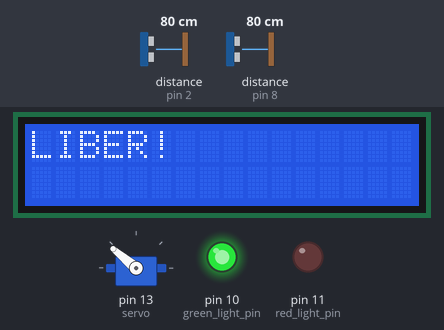
The sketch below on a simulated Arduino Uno, built with avr-gcc and run on an emulated ATmega328P. Shown: servo, 16×2 character LCD, output pins drawn as LEDs (lit = HIGH). Wiring (inferred from the names in the program): 2 × ultrasonic range finder: trigger pin 3, echo pin 2 / trigger pin 9, echo pin 8. The inputs (shaded band) are chosen by the test bench; at power-on: distance to the obstacle (sensors on pin 8, pin 2) 80 cm. The echo pulse lasts 58.3 µs per cm; pins used as bus, display or sensor lines are not drawn; what the sketch prints to the serial monitor is not drawn.

Above: at 1.6 s.
1.7 s: distance to the obstacle (sensor on pin 8) set to 12 cm
3.3 s: distance to the obstacle (sensor on pin 8) set to 9 cm
At 4.32 s:
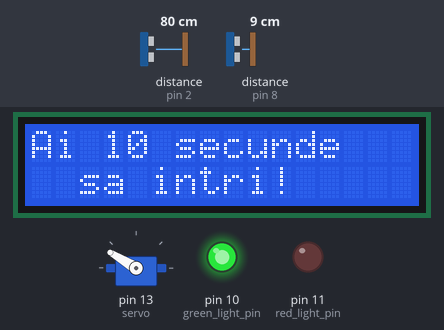
At 5.3 s:
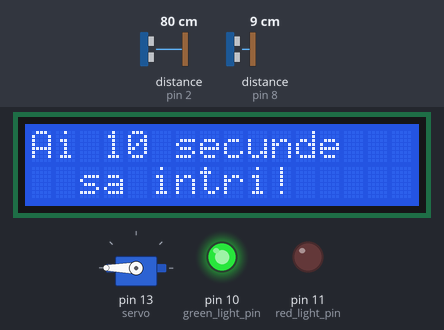
Timing chart, 0 to 6.8 s (numbered marks = the images above; inputs shaded):
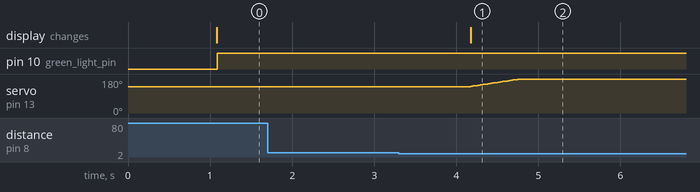

The sketch:

proiectpm.ino
```cpp
//SENZOR BARIERA
const unsigned int TRIG_PIN=9;
const unsigned int ECHO_PIN=8;

// BARIERA
#include <Servo.h>
Servo servo;

// LCD
#include <Wire.h>
#include <LiquidCrystal_I2C.h>
LiquidCrystal_I2C lcd(0x27, 16, 2);

// TEXT LCD
char text = "OCUPAT";

// BAREIRA
int angle = 140;
int inAction = 0;

// COD LED
int red_light_pin= 11;
int green_light_pin = 10;
int blue_light_pin = 9;

int red = 0;
int blue = 0;
int green = 0;

// COD SENZOR DISTANTA
#define echoPin 2
#define trigPin 3

long duration;
int distance = 0;
int lastDistance = 0;


void setup() {
  // BARIERA
  servo.attach(13);
  servo.write(angle);

  // LCD
  lcd.init();
  lcd.backlight();
  lcd.clear();

  // PIN MODE SENZOR BARIERA
  pinMode(TRIG_PIN, OUTPUT);
  pinMode(ECHO_PIN, INPUT);

  // SETUP PIN MODE LED
  pinMode(red_light_pin, OUTPUT);
  pinMode(green_light_pin, OUTPUT);
  pinMode(blue_light_pin, OUTPUT);

  // SETUP PIN MODE DISTANTA
  pinMode(trigPin, OUTPUT);
  pinMode(echoPin, INPUT);
  Serial.begin(9600);
}

void loop() {

  // RANDAM TEXT
  lcd.setCursor(2, 0);

  // RANDAM CULOAREA LEDULUI
  RGB_color(red, green, blue); // Red
  delay(1000);

  // Calculam distanta pana la obiectul de peste senzor
  lastDistance = distance;
  distance = calculate_distance() * 0.034 / 2;

  // Actiune parcare
  actiune_parcare(distance);

  if(inAction == 0) {
     // Calculam distanta senzor pt bariera
    calcul_distanta_bariera();
  }

}

void calcul_distanta_bariera() {
  digitalWrite(TRIG_PIN, LOW);
  delayMicroseconds(2);
  digitalWrite(TRIG_PIN, HIGH);
  delayMicroseconds(10);
  digitalWrite(TRIG_PIN, LOW);
 const unsigned long duration= pulseIn(ECHO_PIN, HIGH);
 int distance= duration/29/2;
 if(duration==0){
   Serial.println("Warning: no pulse from sensor");
   } else {
     Serial.println(distance);
    if(distance < 10 && inAction == 0) {
      inAction = 1;
      lcd.clear();
      lcd.print("Ai 10 secunde");
      lcd.setCursor(2, 1);
      lcd.print("sa intri!");
      for(angle = 140; angle < 300; angle++)  {
        servo.write(angle);
        delay(15);
      }
      delay(10000);
      // now scan back from 180 to 0 degrees
      for(angle = 300; angle > 140; angle--){
        servo.write(angle);
        delay(15);
      }
      inAction = 0;
    }
  }
}

void actiune_parcare(int distance) {

    if (distance < 5) {
    red = 255;
    blue = 0;
    green = 0;
    if(inAction == 0) {
    lcd.clear();
    lcd.print("OCUPAT!");
    Serial.println(distance);

    }
  } else if (distance == 5 && inAction == 0) {
          inAction = 1;
      lcd.clear();
      lcd.print("Ai 10 secunde");
      lcd.setCursor(2, 1);
      lcd.print("sa intri!");
      for(angle = 140; angle < 300; angle++)  {
        servo.write(angle);
        delay(15);
      }
      delay(10000);
      // now scan back from 180 to 0 degrees
      for(angle = 300; angle > 140; angle--){
        servo.write(angle);
        delay(15);
      }
      inAction = 0;
    }
  else {
    red = 0;
    blue = 0;
    green = 255;
    if(inAction == 0) {
    lcd.clear();
    lcd.print("LIBER!");
    }
  }
}

void RGB_color(int red_light_value, int green_light_value, int blue_light_value)
 {
  analogWrite(red_light_pin, red_light_value);
  analogWrite(green_light_pin, green_light_value);
  analogWrite(blue_light_pin, blue_light_value);
}

int calculate_distance() {
  digitalWrite(trigPin, LOW);
  delayMicroseconds(2);

  digitalWrite(trigPin, HIGH);
  delayMicroseconds(10);

  digitalWrite(trigPin, LOW);
  duration = pulseIn(echoPin, HIGH);

  return duration;
}
```

Measured:
- the behaviour switches between 11 and 10 cm on distance to the obstacle (sensor on pin 8) (found by bisection; images 0 and 1)
- after the input at 1.7 s, every drawn part: stays the same
- after the input at 3.3 s, servo on pin 13 (servo): moves from 140° to 180° over 0.60 s, starting after 0.87 s; the display: changes after 0.87 s (image 1)
